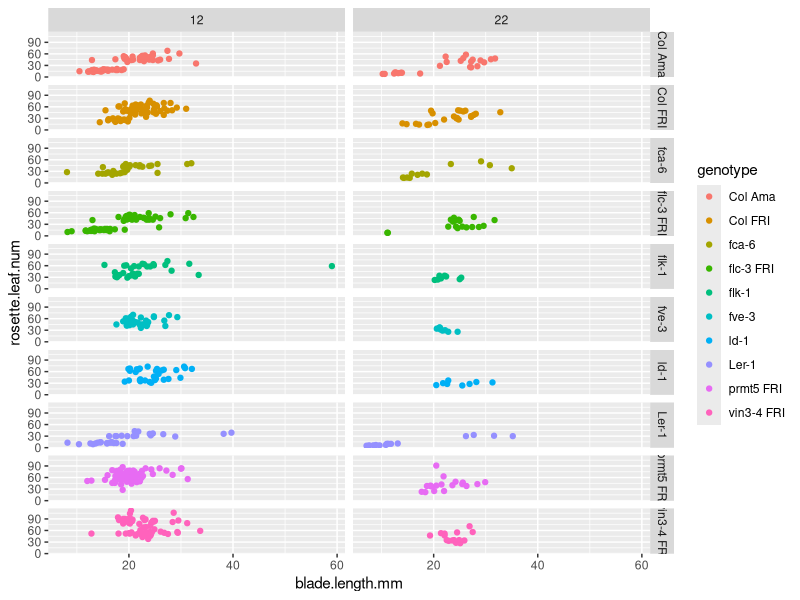
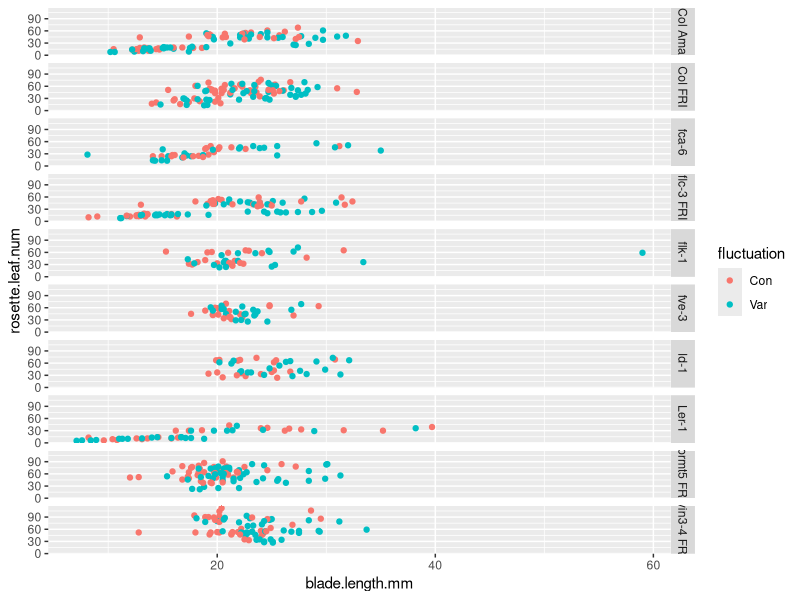
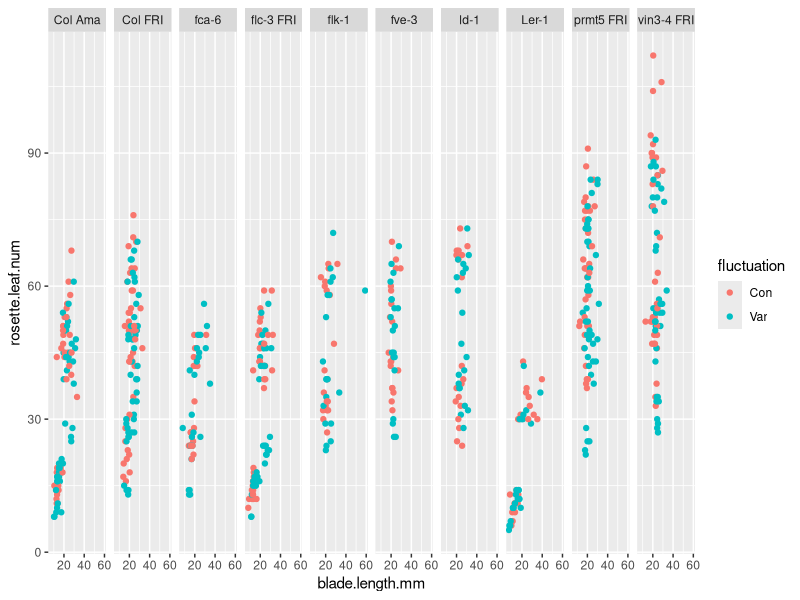
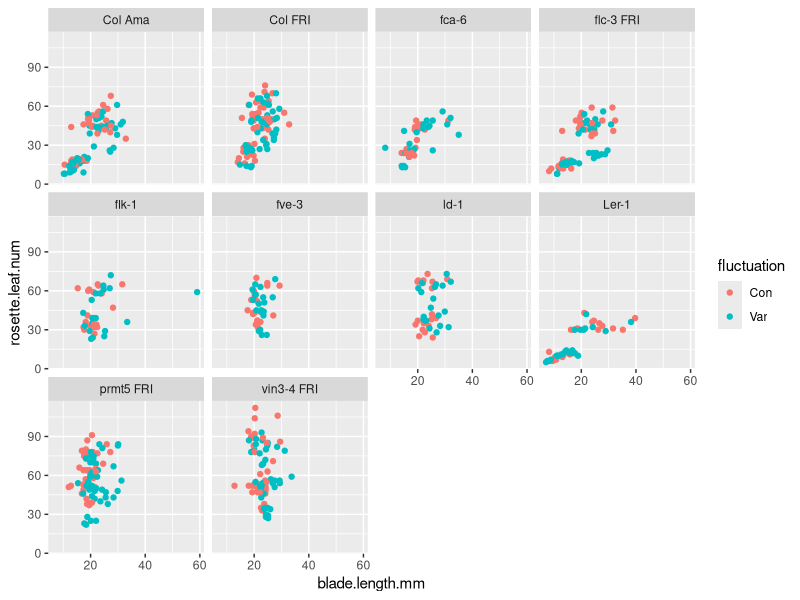
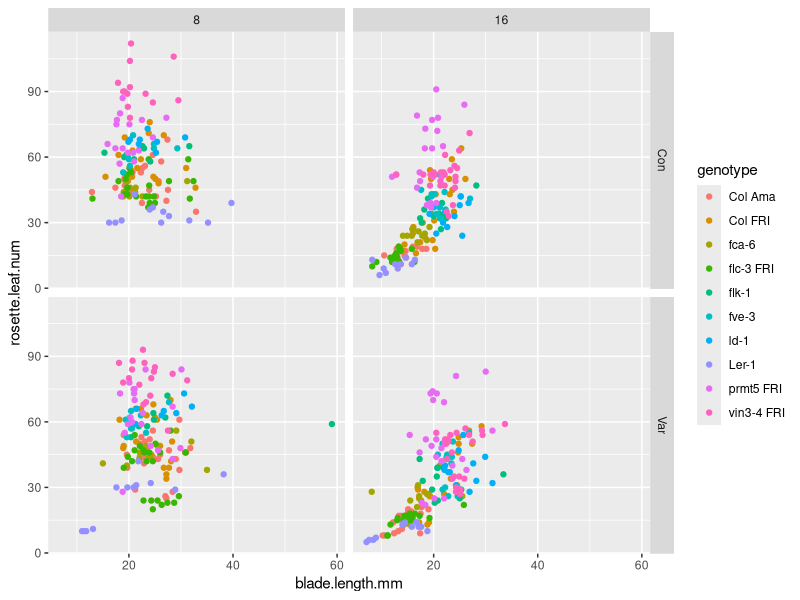
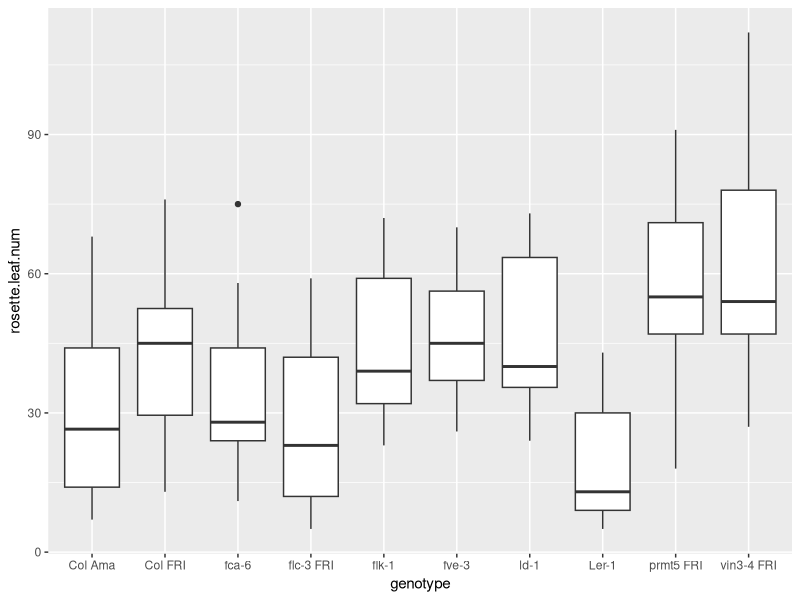
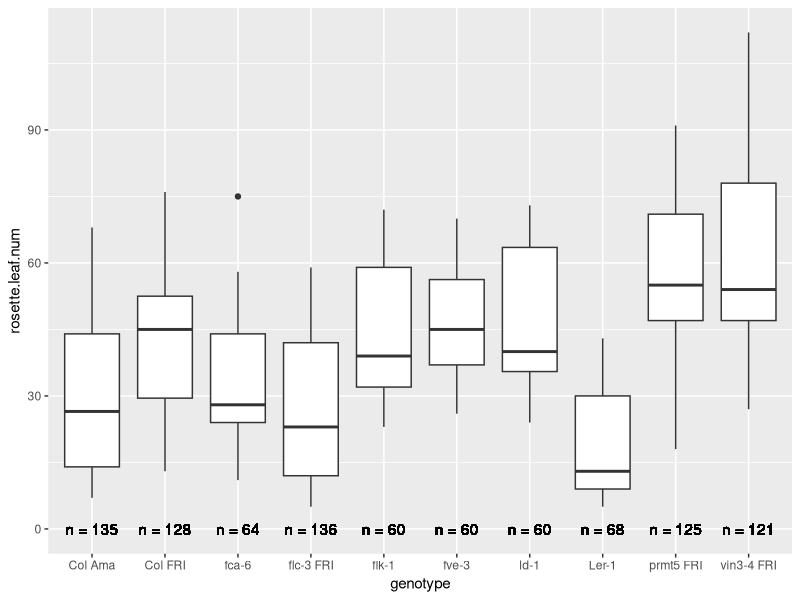
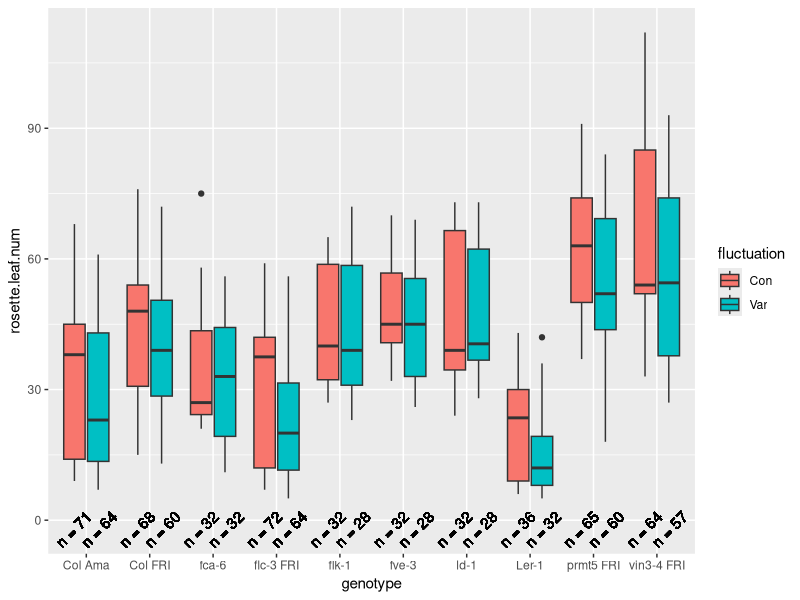

The R source for these figures, in order:
## ---- chunk 1
knitr::opts_chunk$set(echo = TRUE)
## ---- chunk 2
# Chargez la librairie `tidyverse` (aide: utilisez la fonction `library()`)


# Importer `burghardt_et_al_2015_expt1.txt` et mettez le dans un objet appelé `expt1`
#(aide: utilisez la fonction `read_tsv()`)

## ---- chunk 3
# Chargez la librairie `tidyverse` (aide: utilisez la fonction `library()`)
library(tidyverse)

# Importer `burghardt_et_al_2015_expt1.txt` et mettez le dans un objet appelé `expt1`
#(aide: utilisez la fonction `read_tsv()`)

expt1 <- read_tsv("../data/burghardt_et_al_2015_expt1.txt")

## ---- chunk 4
ggplot(expt1, aes(blade.length.mm, rosette.leaf.num, colour = genotype)) +
    geom_point() +
    facet_grid(genotype ~ temperature)
## ---- chunk 5
# Faceter en ligne
ggplot(expt1, aes(blade.length.mm, rosette.leaf.num, colour = fluctuation)) +
    geom_point() +
    facet_grid(genotype ~ .)

# Faceter en colonne
ggplot(expt1, aes(blade.length.mm, rosette.leaf.num, colour = fluctuation)) +
    geom_point() +
    facet_grid(. ~ genotype)
## ---- chunk 6
ggplot(expt1, aes(blade.length.mm, rosette.leaf.num, colour = fluctuation)) +
    geom_point() +
    facet_wrap( ~ genotype)
## ---- chunk 7
ggplot(expt1, aes(blade.length.mm, rosette.leaf.num, colour = genotype)) +
  geom_point() +
  facet_grid(fluctuation ~ day.length)
## ---- chunk 8

group_by(expt1, genotype) %>% 
summarise(mean.days.to.flower = mean(days.to.flower, na.rm = TRUE))

## ---- chunk 9

group_by(expt1, genotype, temperature) %>% 
summarise(mean.days.flower = mean(days.to.flower, na.rm = TRUE),
          sd.days.flower = sd(days.to.flower, na.rm = TRUE),
          median.days.flower = median(days.to.flower, na.rm = TRUE))
## ---- chunk 10

group_by(expt1, genotype) %>% 
summarise(n.obs = n())
## ---- chunk 11

  ggplot( expt1, aes(genotype, rosette.leaf.num)) +
  geom_boxplot()
## ---- chunk 12

group_by(expt1, genotype) %>% 
  summarise(n.obs=n()) %>% 
  mutate(n.obs=paste("n =",n.obs)) %>% 
  full_join(expt1, by="genotype") %>% 
  ggplot( aes(genotype, rosette.leaf.num)) +
  geom_boxplot() +
  geom_text(aes(label=n.obs, x=genotype, y=0))
## ---- chunk 13

group_by(expt1, genotype, fluctuation) %>% 
  summarise(n.obs=n()) %>% 
  mutate(n.obs=paste("n =",n.obs)) %>% 
  full_join(expt1, by=c("genotype", "fluctuation")) %>% 
  ggplot( aes(genotype, rosette.leaf.num, fill=fluctuation)) +
  geom_boxplot() +
  geom_text(aes(label=n.obs, x=genotype, y=-2),position=position_dodge(0.8), angle=45)
